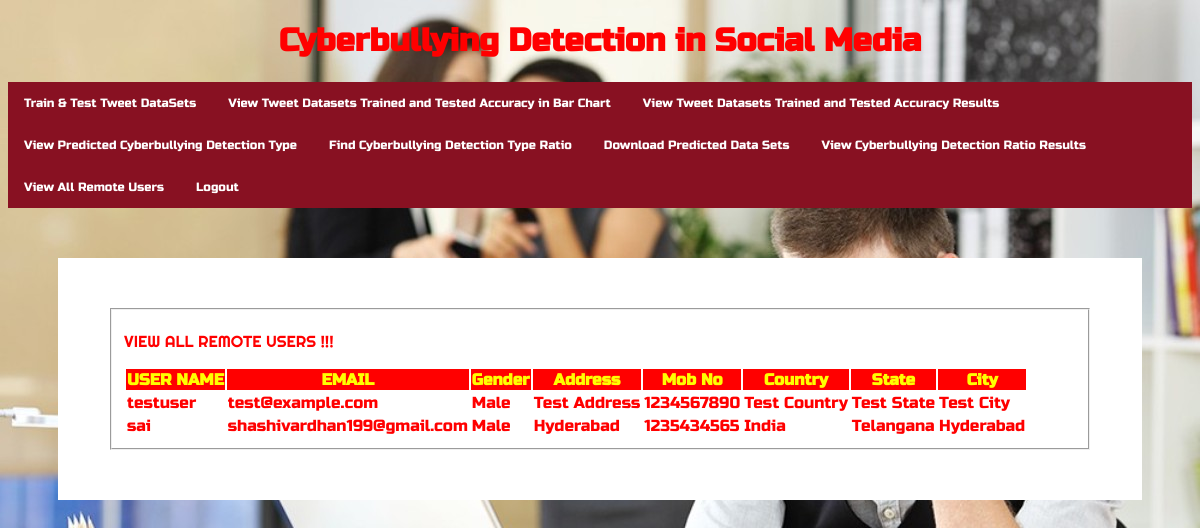
The page /View_Remote_Users/ on the database its author committed.
### Remote_User/models.py (models this page shows)
class ClientRegister_Model(models.Model):
    username = models.CharField(max_length=30)
    email = models.EmailField(max_length=30)
    password = models.CharField(max_length=10)
    phoneno = models.CharField(max_length=10)
    country = models.CharField(max_length=30)
    state = models.CharField(max_length=30)
    city = models.CharField(max_length=30)
    address = models.CharField(max_length=3000, blank=True, null=True)
    gender = models.CharField(max_length=300, blank=True, null=True)

### Service_Provider/views.py (the view)
# urls.py: re_path(r'^View_Remote_Users/$',serviceprovider.View_Remote_Users,name="View_Remote_Users"),
def View_Remote_Users(request):
    obj=ClientRegister_Model.objects.all()
    return render(request,'SProvider/View_Remote_Users.html',{'objects':obj})

### Template/htmls/SProvider/View_Remote_Users.html (shortened to what this page needs)
{% extends 'SProvider/Header.html' %}
{% block researchblock %}
	<body>
	<div class="container-fluid">
		<div class="container">
			<div class="row">
				<div class="col-md-5">
 					<form role="form" method="POST" >
						<fieldset>
							<p class="text-uppercase pull-center style1">VIEW ALL REMOTE USERS !!! </p>
                            <div class="viewclients">
							  <table>
								<tr>
									<th bgcolor="#FF0000" style="color:yellow">USER NAME</th>
									<th bgcolor="#FF0000" style="color:yellow">EMAIL</th>
									<th bgcolor="#FF0000" style="color:yellow">Gender</th>
									<th bgcolor="#FF0000" style="color:yellow">Address</th>
									<th bgcolor="#FF0000" style="color:yellow">Mob No</th>
									<th bgcolor="#FF0000" style="color:yellow">Country</th>
									<th bgcolor="#FF0000" style="color:yellow">State</th>
									<th bgcolor="#FF0000" style="color:yellow">City</th>
								</tr>
								<tr>
								{% for o in objects %}
									<td bgcolor="#FFFFFF" style="color:white"><span class="style1">{{o.username}}</span></td>
									<td bgcolor="#FFFFFF" style="color:white"><span class="style1">{{o.email}}</span></td>
									<td bgcolor="#FFFFFF" style="color:white"><span class="style1">{{o.gender}}</span></td>
									<td bgcolor="#FFFFFF" style="color:white"><span class="style1">{{o.address}}</span></td>
									<td bgcolor="#FFFFFF" style="color:white"><span class="style1">{{o.phoneno}}</span></td>
									<td bgcolor="#FFFFFF" style="color:white"><span class="style1">{{o.country}}</span></td>
									<td bgcolor="#FFFFFF" style="color:white"><span class="style1">{{o.state}}</span></td>
									<td bgcolor="#FFFFFF" style="color:white"><span class="style1">{{o.city}}</span></td>
								</tr>
								{% endfor %}
							</table>
						</div>
					  </fieldset>
					</form>
				</div>
            </div>
        </div>
    </div>
{% endblock %}

### Template/htmls/SProvider/Header.html (shortened to what this page needs)
<!DOCTYPE html>
{% load static %}
<html lang="en">
<head>
<meta http-equiv="Content-Type" content="text/html; charset=utf-8"></head>
<body>
<h1 align="center" class="style1">Cyberbullying Detection in Social Media</h1>
<div  class="topnav">
    <a href="{% url 'Train_Test_DataSets' %}">Train & Test Tweet DataSets </a>
    <a href="{% url 'likeschart' 'bar' %}">View Tweet Datasets Trained and Tested Accuracy in Bar Chart </a>
    <a href="{% url 'charts1' 'line' %}"> View Tweet Datasets Trained and Tested Accuracy Results </a>
    <a  href="{% url 'View_Predicted_Cyberbullying_Detection_Type' %}">View Predicted Cyberbullying Detection Type</a>
    <a href="{% url 'Find_Predicted_Cyberbullying_Detection_Ratio' %}">Find Cyberbullying Detection Type Ratio </a>
    <a href="{% url 'Download_Predicted_DataSets' %}">Download Predicted Data Sets</a>
    <a href="{% url 'charts' 'line' %}">View Cyberbullying Detection Ratio Results </a>
    <a href="{% url 'View_Remote_Users' %}">View All Remote Users</a>
    <a href="{% url 'login'  %}">Logout</a>
</div>
<div class="mainholder">
{% block researchblock %}
{% endblock %}
</div>
</body>
</html>

### Template/htmls/SProvider/View_Remote_Users.html (style rules this page uses)
body { background-color:#000000; }
.container-fluid { padding:50px; }
.container { background-color:white;padding:50px; }
.text-uppercase { font-family: 'Righteous', cursive; }
.style1 { color: #FF0000 }

### rows shown on the page
ClientRegister_Model: username "testuser", email "test@example.com", gender "Male", address "Test Address", phoneno "1234567890", country "Test Country", state "Test State", city "Test City"
ClientRegister_Model: username "sai", email "shashivardhan199@gmail.com", gender "Male", address "Hyderabad", phoneno "1235434565", country "India", state "Telangana", city "Hyderabad"
